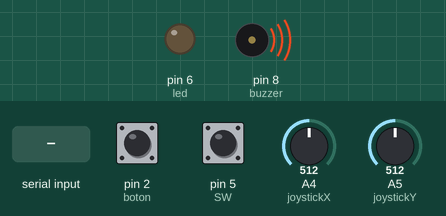
Simulated run of this sketch. Board: Arduino Uno, built with avr-gcc and run on an emulated ATmega328P. On the bench: output pins drawn as LEDs (lit = HIGH), buzzer (waves = sounding, pin HIGH). The test bench sets the inputs (shaded band); at power-on: A5 (joystickY) = 512, pin 2 (boton) LOW, pin 5 (SW) HIGH, A4 (joystickX) = 512. Pins used as bus, display or sensor lines are not drawn; what the sketch prints to the serial monitor is not drawn.

Above: at 1.2 s.
1.3 s: "90,45\n" received over Serial
At 1.9 s:
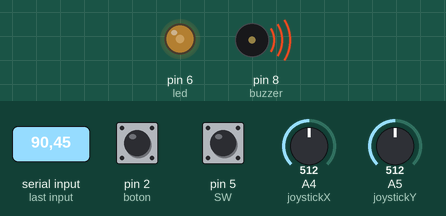
2.9 s: "30,150\n" received over Serial
At 4.2 s:
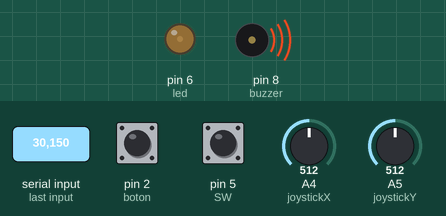
4.5 s: "200\n" received over Serial
At 5.6 s:
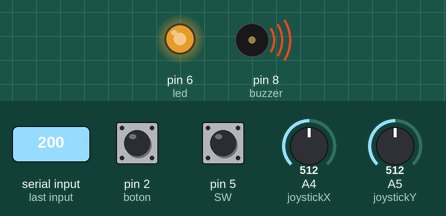
9.1 s: A5 (joystickY) set to 104
12.1 s: A5 (joystickY) set to 93
Timing chart, 0 to 15.1 s (numbered marks = the images above; inputs shaded):
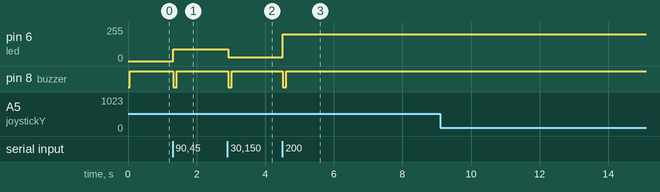

The sketch:

AdventureArduino.ino
```cpp
#include <SPI.h>
#include <MFRC522.h>
#define SS_PIN 10
#define RST_PIN 9
MFRC522 rfid(SS_PIN, RST_PIN);

int joystickX = A4;
int joystickY = A5;
int SW = 5;
String nuid, estadoB;

unsigned long myTime;
unsigned long myTimeA;
String entrada = "";
bool flag;
bool recogio;
int boton = 2;
int led = 6;
int buzzer = 8;

void setup()
{
  Serial.begin(9600);

  SPI.begin(); // Init SPI bus
  rfid.PCD_Init(); // Init MFRC522

  pinMode(led, OUTPUT);
  pinMode(buzzer, OUTPUT);
  pinMode(joystickX, INPUT);
  pinMode(joystickY, INPUT);
  pinMode(boton, INPUT);
  pinMode(SW, INPUT);
  digitalWrite(SW, HIGH);
  digitalWrite(buzzer, HIGH);
}

void loop ()
{
  myTime = millis();
  if (digitalRead(buzzer) == LOW)
  {
    if (myTime - myTimeA >= 100)
    {
      digitalWrite(buzzer, HIGH);
    }
  }

  int yPin = analogRead(joystickX);
  int xPin = analogRead(joystickY);
  int zPin = digitalRead(SW);
  estadoB = digitalRead(boton);

  Serial.print(xPin); Serial.print("/");
  Serial.print(yPin); Serial.print("/");
  Serial.print(zPin); Serial.print("/");
  Serial.print(estadoB); Serial.print("/");
  Serial.println(nuid);

  nuid = "";

  while(Serial.available())
  {
    char caracter = (char)Serial.read();
    entrada += caracter;
    if (caracter == '\n')
    {
      flag = true;
    }
  }
  if (flag)
  {
    entrada.trim();
    analogWrite(led, entrada.toInt());
    digitalWrite(buzzer, LOW);
    myTimeA = millis();
    entrada = "";
    flag = false;
  }

  if ( ! rfid.PICC_IsNewCardPresent())
    return;

  if ( ! rfid.PICC_ReadCardSerial())
    return;

  printHex(rfid.uid.uidByte, rfid.uid.size);

  rfid.PICC_HaltA();
  rfid.PCD_StopCrypto1();
}

void printHex(byte *buffer, byte bufferSize)
{
  for (byte i = 0; i < bufferSize; i++)
  {
    nuid = nuid + String(buffer[i], HEX);
  }
}
```

Measured:
- after the input at 1.3 s, pin 6 (led): 0/255 → 90/255 at once; pin 8 (buzzer): HIGH → LOW at once, → HIGH 0.10 s later
- after the input at 2.9 s, pin 6 (led): 90/255 → 30/255 at once; pin 8 (buzzer): HIGH → LOW at once, → HIGH 0.10 s later
- after the input at 4.5 s, pin 6 (led): 30/255 → 200/255 at once; pin 8 (buzzer): HIGH → LOW at once, → HIGH 0.10 s later
- after the input at 9.1 s, every drawn part: stays the same
- after the input at 12.1 s, every drawn part: stays the same
